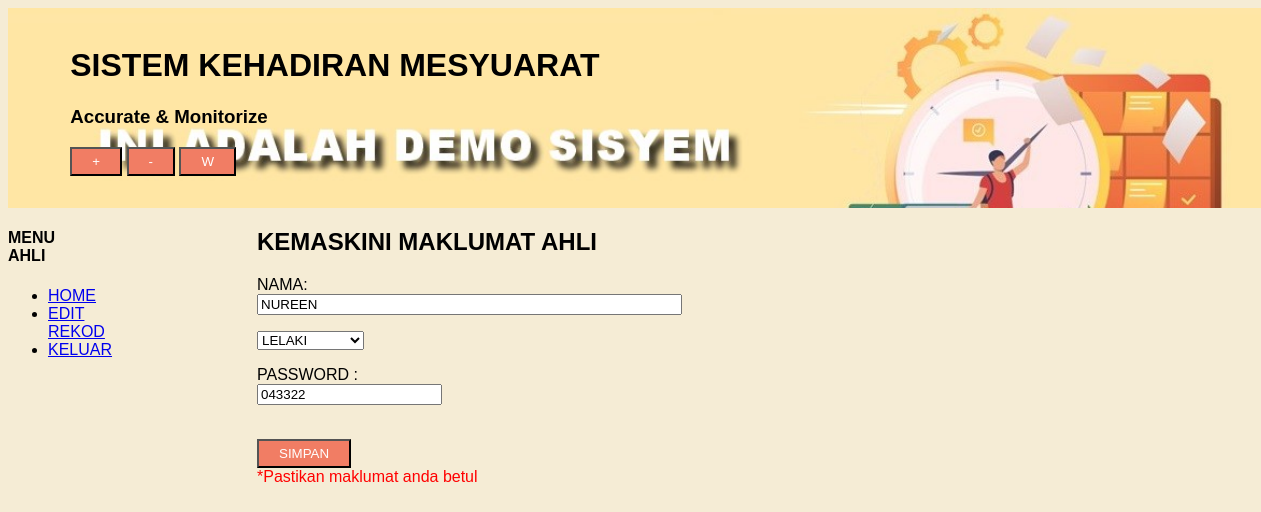
Screenshot of /modul1/edit_ahli.php (signed in) with the database file from the repository.
### tables this page shows
CREATE TABLE `hp` (
  `nomHp` varchar(14) NOT NULL,
  `nama` varchar(100) DEFAULT NULL
);

CREATE TABLE `peserta` (
  `nomKp` varchar(12) NOT NULL,
  `jantina` varchar(11) NOT NULL,
  `password` varchar(15) NOT NULL,
  `aras` varchar(10) DEFAULT NULL,
  `nomHp` varchar(15) NOT NULL
);

### modul1/edit_ahli.php (the view, shortened to what this page needs)
<?php
include 'header.php';
$AhliEdit = $_SESSION['user'];
$dataAhli=mysqli_query($con,"
SELECT * FROM peserta AS t1
INNER JOIN hp AS t2
ON t1.nomHp=t2.nomHp
WHERE t1.nomKp='$AhliEdit'");
$EditData=mysqli_fetch_array($dataAhli);
?>
<html>
<div id="menu">
<?php include 'menu.php'; ?>
</div>
<div id="isi">
<h2>KEMASKINI MAKLUMAT AHLI</h2>
<form method="POST" >
<p>NAMA:<br>
<input size="50" type="text" name="nama"
value="<?php echo $EditData['nama'];?>" autofocus></p>
<select name="jantina">
<option value="<?php echo $EditData['jantina'];?>">
<?php echo $EditData['jantina'];?></option>
</select>
<p>PASSWORD :<br>
<input type="text" name="pass" maxLength="6"
value="<?php echo $EditData['password'];?>"></p>
<br>
<button name="submit" type="submit">SIMPAN</button>
<br>
<font color='red'>*Pastikan maklumat anda betul</font>
</form>
</div>
</html>

### modul1/style.css (style rules this page uses)
#menu { width: 20%; left: 1%; float: left; }
#isi { width: 80%; float: left; overflow-wrap: break-word; }
button { background-color:#f17d64; color:white; padding:5px 20px; display: inline-block; }
html { font-family: "Lucida Sans", sans-serif; }

### rows the page displays
hp: nama "NUREEN", jantina "LELAKI", pass "043322"

### other values shown
$namasys1 "SISTEM KEHADIRAN MESYUARAT"
$motto "Accurate & Monitorize"
